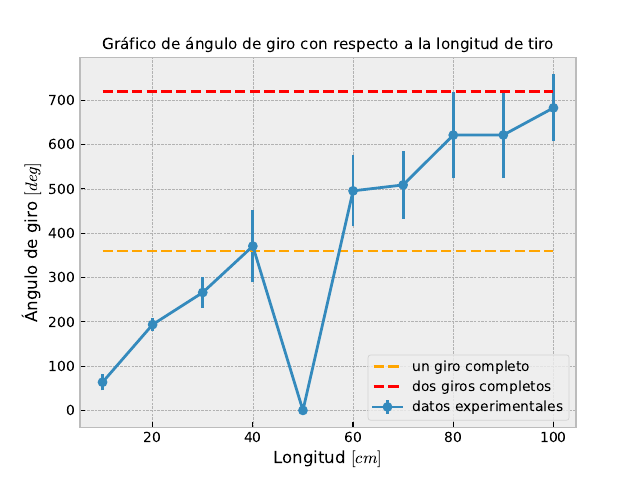

Recreate this plot in Python.
from numpy import genfromtxt, mean, std, array, arange
import matplotlib.pyplot as plt
plt.style.use('bmh')

data = genfromtxt('Datos/giro.txt', skip_header=1)

ang = array([mean(data[:,0]),mean(data[:,1]),mean(data[:,2]),mean(data[:,3]),mean(data[:,4]),mean(data[:,5]),mean(data[:,6]),mean(data[:,7]),mean(data[:,8]),mean(data[:,9])])
err_ang = array([std(data[:,0]),std(data[:,1]),std(data[:,2]),std(data[:,3]),std(data[:,4]),std(data[:,5]),std(data[:,6]),std(data[:,7]),std(data[:,8]),std(data[:,9])])

long = arange(10,110,10)

plt.errorbar(long, ang, yerr=err_ang, marker='o', label='datos experimentales')
plt.grid(True)
plt.hlines(360, 10, 100, color='orange', label='un giro completo', linestyle='--')
plt.hlines(720, 10, 100, color='red', label='dos giros completos', linestyle='--')
plt.title('Gráfico de ángulo de giro con respecto a la longitud de tiro', size=11)
plt.xlabel('Longitud $[cm]$')
plt.ylabel('Ángulo de giro $[deg]$')

plt.legend(loc='lower right')
plt.savefig('grafico-long-vs-ang.pdf')
